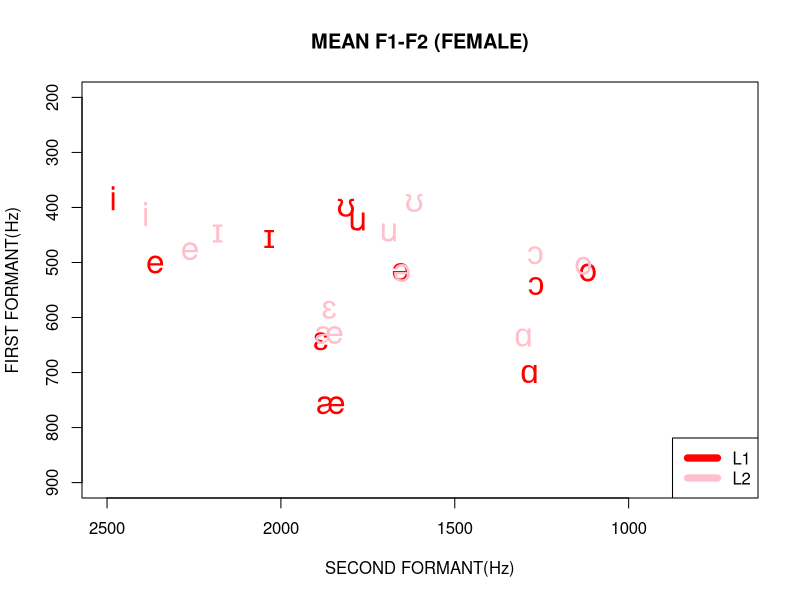
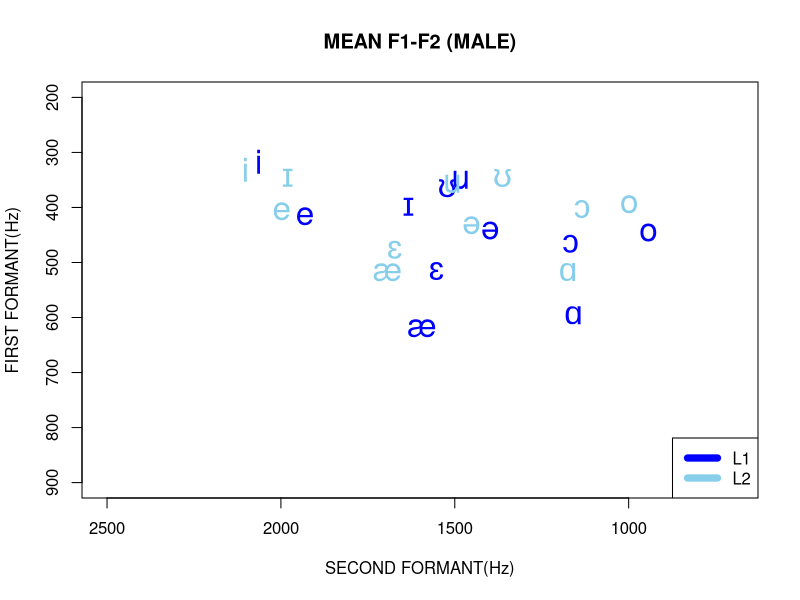

The R source for these figures, in order: (Note: this script raises an error after producing the figures.)
######################################################################
########################### DATA LOADER ##############################
######################################################################

setwd("E:/papers/ICPhS2019_118212/codes_data")

dbnav = read.csv("./formant_nav.csv")
dbefl = read.csv("./formant_efl.csv")

# EXCLUDING PROBLEM SET - NOT LABELED #
dbnav = subset(dbnav, dbnav$sentencecode != "p04_003_h1")
dbefl = subset(dbefl, dbefl$sentencecode != "p04_003_h1")

table(dbnav$speakercode) # 1379 - 8명
table(dbefl$speakercode) # 1379 - 18명

length(names(table(dbnav$sentencecode))) # 108 sentence
length(names(table(dbefl$sentencecode))) # 108 sentence

table(dbnav$label)
# aa 512 / ae 768 / ao 400 / aw 104 / ax 2384 / ay 600 / eh 632 / ey 328 / ih 1432 / iy 784 / ow 472 / 
# oy 48 / uh 160 / uw 696
sum(table(dbnav$label)) # 11032

table(dbefl$label)
# aa 1152 / ae 1728 / ao 900 / aw 234 / ax 5364 /ay 1350 / eh 1422 / ey 738 / ih 3222 / iy 1764 / ow 1062 / 
# oy 108 / uh 360 / uw 1566
sum(table(dbefl$label)) # 24822

table(dbefl$level)
# AD 8274 / IH 8274 / IM 8274

# DATA SUMMATION #
sumdb = rbind(dbnav, dbefl)
sumdb$gender = as.character(sumdb$gender)
sumdb$F1 = as.numeric(as.character(sumdb$F1))
sumdb$F2 = as.numeric(as.character(sumdb$F2))
sumdb$L = as.character(sumdb$L)
sumdb$level = as.character(sumdb$level)

# DATA SEPARATION #
spk <- as.character(unique(sumdb$speakercode))
vow <- c("iy","ih","ey","eh","ae","ax","aa","ao","ow","uh","uw")
alpha = c('\u0069','\u026A','\u0065','\u025B','\u00E6','\u0259','\u0251','\u0254','\u006F','\u028A','\u0075')
L1_nav_f = subset(dbnav,dbnav$gender=="f")
L1_nav_m = subset(dbnav,dbnav$gender=="m")

L2_efl_f = subset(dbefl,dbefl$gender=="f")
L2_efl_m = subset(dbefl,dbefl$gender=="m")

level_A_m =subset(dbefl, dbefl$gender == "m" & dbefl$level == "AD")
level_A_f =subset(dbefl, dbefl$gender == "f" & dbefl$level == "AD")
level_I_m =subset(dbefl, dbefl$gender == "m" & dbefl$level == "IH")
level_I_f =subset(dbefl, dbefl$gender == "f" & dbefl$level == "IH")
level_M_m =subset(dbefl, dbefl$gender == "m" & dbefl$level == "IM")
level_M_f =subset(dbefl, dbefl$gender == "f" & dbefl$level == "IM")

######################################################################
#################### PLOT & DESCRIPTIVE STATISTICS ###################
######################################################################

# FEMALE #
par(mfrow=c(1,1))
plot(F1~F2,data = L1_nav_f, type = "n", xlim= c(2500,700), ylim = c(900,200), main = "MEAN F1-F2 (FEMALE)", xlab = "SECOND FORMANT(Hz)", ylab = "FIRST FORMANT(Hz)")
legend(x="bottomright", c("L1","L2") ,lwd = c(7,7,7), col = c("red","pink"))

# L1 #
n = 1
d_tb = rbind()
attach(L1_nav_f)
for (v in vow){
  f1 = subset(L1_nav_f$F1, label == v)
  f2 = subset(L1_nav_f$F2, label == v)
  points(mean(f2),mean(f1), pch = alpha[n],cex = 2.0,col= "red")
  n = n + 1
  d_tb = rbind(d_tb, c(v,as.numeric(round(mean(f1)),0),round(sd(f1),2),as.numeric(round(mean(f2),0)),round(sd(f2),2),"L1"))
  }
detach(L1_nav_f)
# L2 #
n = 1
attach(L2_efl_f)
for (v in vow){
  f1 = subset(L2_efl_f$F1, label == v)
  f2 = subset(L2_efl_f$F2, label == v)
  points(mean(f2),mean(f1), pch = alpha[n], cex = 2.0,col= "pink")
  n = n + 1
  d_tb = rbind(d_tb, c(v,as.numeric(round(mean(f1)),0),round(sd(f1),2),round(as.numeric(mean(f2),0)),round(sd(f2),2),"L2"))
}
# ADVANCED #
n = 1
attach(level_A_f)
for (v in vow){
  f1 = subset(level_A_f$F1, label == v)
  f2 = subset(level_A_f$F2, label == v)
  #points(mean(f2),mean(f1), pch = alpha[n],cex = 1.5, col= gray.colors(1,start = 0.6))
  n = n + 1
  d_tb = rbind(d_tb, c(v,as.numeric(round(mean(f1),0)),round(sd(f1),2),as.numeric(round(mean(f2),0)),round(sd(f2),2),"A"))
}
# INTERMEDIATE HIGH #|
n = 1
attach(level_I_f)
for (v in vow){
  f1 = subset(level_I_f$F1, label == v)
  f2 = subset(level_I_f$F2, label == v)
  #points(mean(f2),mean(f1), pch = alpha[n],cex = 1.5, col= gray.colors(1,start = 0.9))
  n = n + 1
  d_tb = rbind(d_tb, c(v,as.numeric(round(mean(f1),0)),round(sd(f1),2),as.numeric(round(mean(f2),0)),round(sd(f2),2),"I"))
}
detach(level_I_f)
# INTERMEDIATE #
n = 1
attach(level_M_f)
for (v in vow){
  f1 = subset(level_M_f$F1, label == v)
  f2 = subset(level_M_f$F2, label == v)
  #points(mean(f2),mean(f1), pch = alpha[n],cex = 1.5, col= "blue")
  n = n + 1
  d_tb = rbind(d_tb, c(v,as.numeric(round(mean(f1),0)),round(sd(f1),2),as.numeric(round(mean(f2),0)),round(sd(f2),2),"M"))
}
d_tb = as.data.frame(d_tb)
colnames(d_tb) = c("vowel","f1","sd_f1","f2","sd_f2","level")
d_tb$vowel = as.character(d_tb$vowel)
d_tb$f1 = as.numeric(as.character(d_tb$f1))
d_tb$f2 = as.numeric(as.character(d_tb$f2))
d_tb$sd_f1 = as.numeric(as.character(d_tb$sd_f1))
d_tb$sd_f2 = as.numeric(as.character(d_tb$sd_f2))
d_tb$level = as.character(d_tb$level)
detach(level_M_f)

write.csv(d_tb, "des_female.csv")
mean_female = d_tb

# MALE #
par(mfrow=c(1,1))
plot(F1~F2,data = L1_nav_m, type = "n", xlim= c(2500,700), ylim = c(900,200), main = "MEAN F1-F2 (MALE)", xlab = "SECOND FORMANT(Hz)", ylab = "FIRST FORMANT(Hz)")
legend(x="bottomright", c("L1","L2") ,lwd = c(7,7,7), col = c("blue","skyblue"))

# L1 #
n = 1
d_tb = rbind()
attach(L1_nav_m)
for (v in vow){
  f1 = subset(L1_nav_m$F1, label == v)
  f2 = subset(L1_nav_m$F2, label == v)
  points(mean(f2),mean(f1), pch = alpha[n],cex = 2.0,col= "blue")
  n = n + 1
  d_tb = rbind(d_tb, c(v,as.numeric(round(mean(f1)),0),round(sd(f1),2),as.numeric(round(mean(f2),0)),round(sd(f2),2),"L1"))
}
detach(L1_nav_m)
# L2 #
n = 1
attach(L2_efl_m)
for (v in vow){
  f1 = subset(L2_efl_m$F1, label == v)
  f2 = subset(L2_efl_m$F2, label == v)
  points(mean(f2),mean(f1), pch = alpha[n], cex = 2.0,col= "skyblue")
  n = n + 1
  d_tb = rbind(d_tb, c(v,as.numeric(round(mean(f1)),0),round(sd(f1),2),round(as.numeric(mean(f2),0)),round(sd(f2),2),"L2"))
}
# ADVANCED #
n = 1
attach(level_A_m)
for (v in vow){
  f1 = subset(level_A_m$F1, label == v)
  f2 = subset(level_A_m$F2, label == v)
  #points(mean(f2),mean(f1), pch = alpha[n],cex = 1.5, col= gray.colors(1,start = 0.6))
  n = n + 1
  d_tb = rbind(d_tb, c(v,as.numeric(round(mean(f1),0)),round(sd(f1),2),as.numeric(round(mean(f2),0)),round(sd(f2),2),"A"))
}
# INTERMEDIATE HIGH #|
n = 1
attach(level_I_m)
for (v in vow){
  f1 = subset(level_I_m$F1, label == v)
  f2 = subset(level_I_m$F2, label == v)
  #points(mean(f2),mean(f1), pch = alpha[n],cex = 1.5, col= gray.colors(1,start = 0.9))
  n = n + 1
  d_tb = rbind(d_tb, c(v,as.numeric(round(mean(f1),0)),round(sd(f1),2),as.numeric(round(mean(f2),0)),round(sd(f2),2),"I"))
}
detach(level_I_m)
# INTERMEDIATE #
n = 1
attach(level_M_m)
for (v in vow){
  f1 = subset(level_M_m$F1, label == v)
  f2 = subset(level_M_m$F2, label == v)
  #points(mean(f2),mean(f1), pch = alpha[n],cex = 1.5, col= "blue")
  n = n + 1
  d_tb = rbind(d_tb, c(v,as.numeric(round(mean(f1),0)),round(sd(f1),2),as.numeric(round(mean(f2),0)),round(sd(f2),2),"M"))
}
d_tb = as.data.frame(d_tb)
colnames(d_tb) = c("vowel","f1","sd_f1","f2","sd_f2","level")
d_tb$vowel = as.character(d_tb$vowel)
d_tb$f1 = as.numeric(as.character(d_tb$f1))
d_tb$f2 = as.numeric(as.character(d_tb$f2))
d_tb$sd_f1 = as.numeric(as.character(d_tb$sd_f1))
d_tb$sd_f2 = as.numeric(as.character(d_tb$sd_f2))
d_tb$level = as.character(d_tb$level)
detach(level_M_m)

write.csv(d_tb, "des_male.csv")
mean_male = d_tb

result = rbind()
for (v in vow){
  buffer1 = subset(L1_nav_f$F1,L1_nav_f$label == v)
  buffer2 = subset(L1_nav_f$F2,L1_nav_f$label == v)
  buffer3 = subset(L2_efl_f$F1, L2_efl_f$label == v)
  buffer4 = subset(L2_efl_f$F2, L2_efl_f$label == v)
  f1_result = t.test(buffer1,buffer3)$p.value
  f1_est = t.test(buffer1,buffer3)$estimate
  f2_result = t.test(buffer2, buffer4)$p.value
  f2_est = t.test(buffer2, buffer4)$estimate
  result = rbind(result, c(v,f1_est[1],f1_est[2],f1_result,f2_est[1],f2_est[2],f2_result))
}
result_female = as.data.frame(result)
colnames(result_female) = c("vowel","NAV_F1","EFL_F1","P_value_F1","NAV_F2","EFL_F2","P_value_F2")

result = rbind()
for (v in vow){
  buffer1 = subset(L1_nav_m$F1,L1_nav_m$label == v)
  buffer2 = subset(L1_nav_m$F2,L1_nav_m$label == v)
  buffer3 = subset(L2_efl_m$F1, L2_efl_m$label == v)
  buffer4 = subset(L2_efl_m$F2, L2_efl_m$label == v)
  f1_result = t.test(buffer1,buffer3)$p.value
  f1_est = t.test(buffer1,buffer3)$estimate
  f2_result = t.test(buffer2, buffer4)$p.value
  f2_est = t.test(buffer2, buffer4)$estimate
  result = rbind(result, c(v,f1_est[1],f1_est[2],f1_result,f2_est[1],f2_est[2],f2_result))
}
result_male = as.data.frame(result)
colnames(result_male) = c("vowel","NAV_F1","EFL_F1","P_value_F1","NAV_F2","EFL_F2","P_value_F2")

write.csv(result_female,"p_value_female.csv")
write.csv(result_male,"p_value_male.csv")

### speakercode - label (mean) ###
newdb = rbind()
attach(sumdb)
for (s in spk){
  for (v in vow){
    f1 = mean(sumdb$F1[sumdb$label == v & sumdb$speakercode == s])
    f2 = mean(sumdb$F2[sumdb$label == v & sumdb$speakercode == s])
    sd1 = round(sd(sumdb$F1[sumdb$label == v & sumdb$speakercode == s]),2)
    sd2 = round(sd(sumdb$F2[sumdb$label == v & sumdb$speakercode == s]),2)
    lang = (sumdb$L[sumdb$label == v & sumdb$speakercode == s])[1]
    gen = (sumdb$gender[sumdb$label == v & sumdb$speakercode == s])[1]
    lev = (sumdb$level[sumdb$label == v & sumdb$speakercode == s])[1]
    newdb = rbind(newdb, c(s,gen,v,round(f1,0),sd1,round(f2,0),sd2,lang,lev))
  }
}
newdb = as.data.frame(newdb)
colnames(newdb) = c("spk","gen","vowel","f1","f1_sd","f2","f2_sd","lang","prof")
newdb = as.data.frame(newdb)
newdb$spk = as.character(newdb$spk)
newdb$gen = as.character(newdb$gen)
newdb$lang = as.character(newdb$lang)
newdb$prof = as.character(newdb$prof)
newdb$vowel = as.character(newdb$vowel)
newdb$f1 = as.numeric(as.character(newdb$f1))
newdb$f2 = as.numeric(as.character(newdb$f2))
newdb$f1_sd = as.numeric(as.character(newdb$f1_sd))
newdb$f2_sd = as.numeric(as.character(newdb$f2_sd))

### distance in specific labels ###

centrality_set = rbind()
attach(newdb)
for(s in spk){
  buffer = subset(newdb, newdb$spk == s)
  vert = buffer$f1[buffer$vowel == "aa"] - buffer$f1[buffer$vowel == "iy"]
  hori = buffer$f2[buffer$vowel == "iy"] - buffer$f2[buffer$vowel == "ow"]
  VSE = sqrt(1-((vert*vert)/(hori*hori)))
  CP = (buffer$f2[buffer$vowel == "iy"] + buffer$f2[buffer$vowel == "ow"])/2
  MAX = buffer$f2[buffer$vowel == "iy"]
  MIN = buffer$f2[buffer$vowel == "ow"]
  VCI_ih = (buffer$f2[buffer$vowel == "ih"]-MIN)/(MAX-MIN)
  VCI_uh = (buffer$f2[buffer$vowel == "uh"]-MIN)/(MAX-MIN)
  VCI_ey = (buffer$f2[buffer$vowel == "ey"]-MIN)/(MAX-MIN)
  VCI_uw = (buffer$f2[buffer$vowel == "uw"]-MIN)/(MAX-MIN)
  gen = buffer$gen[1]
  Lang = buffer$lang[1]
  prof = buffer$prof[1]
  centrality_set = rbind(centrality_set, c(s,gen,VSE,VCI_ih,VCI_uh,VCI_ey,VCI_uw,Lang,prof))
}
final_set = as.data.frame(centrality_set)
colnames(final_set) = c("spk","gen","vse","vci_ih","vci_uh","vci_ey","vci_uw","lang","prof")
final_set$spk = as.character(final_set$spk)
final_set$vse = as.numeric(as.character((final_set$vse)))
final_set$vci_ih = as.numeric(as.character((final_set$vci_ih)))
final_set$vci_uh = as.numeric(as.character((final_set$vci_uh)))
final_set$vci_ey = as.numeric(as.character((final_set$vci_ey)))
final_set$vci_uw = as.numeric(as.character((final_set$vci_uw)))


detach(newdb)
final_set$prof = ordered(final_set$prof, levels(final_set$prof)[c(4,1,2,3)])

par(mfrow=c(1,2))
boxplot(vse~prof, data = final_set, col = rainbow(4), main = "Proficiency-VSE", ylab = "Vowel Space Eccentricity")
legend(x = "topleft", c("L1","L2_A","L2_I","L2_M"), col = rainbow(4), lwd= c(6,6,6,6))
boxplot(vse~lang, data = final_set, col = rainbow(2), main = "Language Group-VSE")
legend(x = "topleft", c("L1","L2"), col = rainbow(2), lwd= c(6,6))


library(nlme)
library(lsmeans)
m0 = lme(vse~1, random = ~1|spk, data = final_set, method = "ML")
m1 = lme(vse~gen, random = ~1|spk, data = final_set, method = "ML")
m2 = lme(vse~lang, random = ~1|spk, data = final_set, method = "ML")
anova(m0,m1,m2)
lsmeans(m2, pairwise~lang, adjust="tukey") # 0.0105

m0 = lme(vse~1, random = ~1|spk, data = final_set, method = "ML")
m1 = lme(vse~gen, random = ~1|spk, data = final_set, method = "ML")
m2 = lme(vse~prof, random = ~1|spk, data = final_set, method = "ML")
anova(m0,m1,m2)
# m2 : proficiency level (0.0037)
lsmeans(m2, pairwise~prof, adjust="tukey") # IM-null


par(mfrow=c(1,2))
boxplot(vci_ih~prof, data = final_set, col = rainbow(4), main = "Proficiency-VCI-IH", ylab = "Vowel Centrality Index-IH")
legend(x = "bottomright", c("L1","L2_A","L2_I","L2_M"), col = rainbow(4), lwd= c(6,6,6,6))
boxplot(vci_ih~lang, data = final_set, col = rainbow(2), main = "Language Group-VCI_IH")
legend(x = "bottomright", c("L1","L2"), col = rainbow(2), lwd= c(6,6,6,6))

m0 = lme(vci_ih~1, random = ~1|spk, data = final_set, method = "ML")
m1 = lme(vci_ih~gen, random = ~1|spk, data = final_set, method = "ML")
m2 = lme(vci_ih~lang, random = ~1|spk, data = final_set, method = "ML")
anova(m0,m1,m2)
lsmeans(m2, pairwise~lang, adjust="tukey") # <.0001

m0 = lme(vci_ih~1, random = ~1|spk, data = final_set, method = "ML")
m1 = lme(vci_ih~gen, random = ~1|spk, data = final_set, method = "ML")
m2 = lme(vci_ih~prof, random = ~1|spk, data = final_set, method = "ML")
anova(m0,m1,m2)
# m2 : proficiency level (<.0001)
lsmeans(m2, pairwise~prof, adjust="tukey") # null < AD,IH,IM # **

par(mfrow=c(1,2))
boxplot(vci_uh~prof, data = final_set, col = rainbow(4), main = "Proficiency-VCI-UH", ylab = "Vowel Centrality Index-UH")
legend(x = "bottomleft", c("L1","L2_A","L2_I","L2_M"), col = rainbow(4), lwd= c(6,6,6,6))
boxplot(vci_uh~lang, data = final_set, col = rainbow(2), main = "Language Group-VCI_UH")
legend(x = "bottomleft", c("L1","L2"), col = rainbow(2), lwd= c(6,6,6,6))

m0 = lme(vci_uh~1, random = ~1|spk, data = final_set, method = "ML")
m1 = lme(vci_uh~gen, random = ~1|spk, data = final_set, method = "ML")
m2 = lme(vci_uh~lang, random = ~1|spk, data = final_set, method = "ML")
anova(m0,m1,m2)
lsmeans(m2, pairwise~lang, adjust="tukey") # 0.0004

m0 = lme(vci_uh~1, random = ~1|spk, data = final_set, method = "ML")
m1 = lme(vci_uh~gen, random = ~1|spk, data = final_set, method = "ML")
m2 = lme(vci_uh~prof, random = ~1|spk, data = final_set, method = "ML")
anova(m0,m1,m2)
# m2 : proficiency level (0.0010)
lsmeans(m2, pairwise~prof, adjust="tukey") # null > AD,IH,IM *

par(mfrow=c(1,2))
boxplot(vci_ey~prof, data = final_set, col = gray.colors(4, start = 0.4, end = 0.9), main = "Proficiency-VCI-EY", ylab = "Vowel Centrality Index-EY")
legend(x = "bottomleft", c("L1","L2_A","L2_I","L2_M"), col = gray.colors(4, start = 0.4, end = 0.9), lwd= c(6,6,6,6))
boxplot(vci_ey~lang, data = final_set, col = gray.colors(2, start = 0.4, end = 0.9), main = "Language Group-VCI_EY")
legend(x = "bottomleft", c("L1","L2"), col = gray.colors(2, start = 0.4, end = 0.9), lwd= c(6,6,6,6))

m0 = lme(vci_ey~1, random = ~1|spk, data = final_set, method = "ML")
m1 = lme(vci_ey~gen, random = ~1|spk, data = final_set, method = "ML")
m2 = lme(vci_ey~lang, random = ~1|spk, data = final_set, method = "ML")
anova(m0,m1,m2)
lsmeans(m2, pairwise~lang, adjust="tukey") # not significant

m0 = lme(vci_ey~1, random = ~1|spk, data = final_set, method = "ML")
m1 = lme(vci_ey~gen, random = ~1|spk, data = final_set, method = "ML")
m2 = lme(vci_ey~prof, random = ~1|spk, data = final_set, method = "ML")
anova(m0,m1,m2) # not significant

par(mfrow=c(1,2))
boxplot(vci_uw~prof, data = final_set, col = gray.colors(4, start = 0.4, end = 0.9), main = "Proficiency-VCI-UW", ylab = "Vowel Centrality Index-UW")
legend(x = "bottomleft", c("L1","L2_A","L2_I","L2_M"), col = gray.colors(4, start = 0.4, end = 0.9), lwd= c(6,6,6,6))
boxplot(vci_uw~lang, data = final_set, col = gray.colors(2, start = 0.4, end = 0.9), main = "Language Group-VCI_UW")
legend(x = "bottomleft", c("L1","L2"), col = gray.colors(2, start = 0.4, end = 0.9), lwd= c(6,6,6,6))

m0 = lme(vci_uw~1, random = ~1|spk, data = final_set, method = "ML")
m1 = lme(vci_uw~gen, random = ~1|spk, data = final_set, method = "ML")
m2 = lme(vci_uw~lang, random = ~1|spk, data = final_set, method = "ML")
anova(m0,m1,m2)
lsmeans(m2, pairwise~lang, adjust="tukey") # not significant

m0 = lme(vci_uw~1, random = ~1|spk, data = final_set, method = "ML")
m1 = lme(vci_uw~gen, random = ~1|spk, data = final_set, method = "ML")
m2 = lme(vci_uw~prof, random = ~1|spk, data = final_set, method = "ML")
anova(m0,m1,m2)


corset = cbind(final_set$vse, final_set$vci_ih,final_set$vci_uh)
colnames(corset) = c("VSE", "VCI-IH","VCI-UH")
COR = cor(corset)
write.csv(COR, "cor.csv")

cor.test(final_set$vci_uh,final_set$vci_ih,data = final_set)
# -0.64 (p.value = 0.0004296)

par(mfrow=c(1,2))
boxplot(vci_uh/vci_ih~prof, data = final_set, col = gray.colors(4, start = 0.4, end = 0.9), main = "Proficiency-(VCI-UH)/(VCI-IH)", ylab = "Ratio of VCI_UH & VCI_IH")
legend(x = "topright", c("L1","L2_A","L2_I","L2_M"), col = gray.colors(4, start = 0.4, end = 0.9), lwd= c(6,6,6,6))
boxplot(vci_uh/vci_ih~lang, data = final_set, col = gray.colors(2, start = 0.4, end = 0.9), main = "Language Group-(VCI-UH)/(VCI-IH)")
legend(x = "topright", c("L1","L2"), col = gray.colors(2, start = 0.4, end = 0.9), lwd= c(6,6,6,6))

m0 = lme(vci_uh/vci_ih~1, random = ~1|spk, data = final_set, method = "ML")
m1 = lme(vci_uh/vci_ih~gen, random = ~1|spk, data = final_set, method = "ML")
m2 = lme(vci_uh/vci_ih~lang, random = ~1|spk, data = final_set, method = "ML")
anova(m0,m1,m2)
lsmeans(m2, pairwise~lang, adjust="tukey") # <.0001

m0 = lme(vci_uh/vci_ih~1, random = ~1|spk, data = final_set, method = "ML")
m1 = lme(vci_uh/vci_ih~gen, random = ~1|spk, data = final_set, method = "ML")
m2 = lme(vci_uh/vci_ih~prof, random = ~1|spk, data = final_set, method = "ML")
anova(m0,m1,m2)
# m2 : proficiency level (<.0001)
lsmeans(m2, pairwise~prof, adjust="tukey") # null > AD,IH,IM ***
